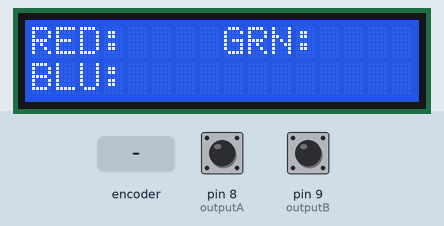
The sketch below on a simulated Arduino Uno, built with avr-gcc and run on an emulated ATmega328P. Parts: 16×2 character LCD. The test bench sets the inputs (shaded band); at power-on: pin 8 (outputA) HIGH, pin 9 (outputB) HIGH. What the sketch prints to the serial monitor is not drawn.

Above: at 1.2 s.
1.3 s: rotary encoder on pin 8 (outputA) / pin 9 (outputB) turned 2 steps (second pin leading)
At 2.8 s:
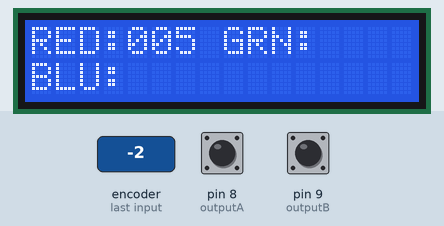
3.2 s: rotary encoder on pin 8 (outputA) / pin 9 (outputB) turned 3 steps (first pin leading)
At 4.1 s:
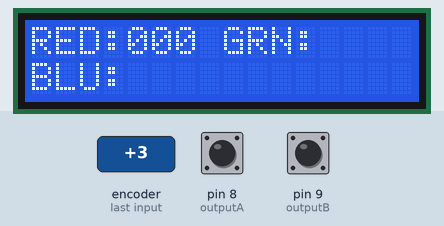
Timing chart, 0 to 6.2 s (numbered marks = the images above; inputs shaded):
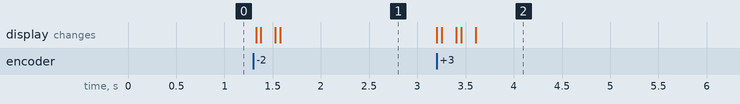

Measured:
- after the input at 1.3 s, the display: first changes at once (image 1 shows a later state)
- after the input at 3.2 s, the display: first changes at once (image 2 shows a later state)

The sketch:

LCD_ENCODER_attempt1.ino
```cpp
//carter watson
//06/21/2019
//attempt to conrol rgb light strip
//LCD+encoder trial


//LCD
#include <LiquidCrystal.h>
const int rs = 1, en = 2,d4 = 4, d5 = 5, d6 = 6, d7 = 7;
LiquidCrystal lcd(rs, en, d4, d5, d6, d7);

//ENCODER
#define outputA 8         // Generating interrupts using CLK signal
#define outputB 9         // Reading DT signal
#define encoderButton 10  // Reading Push Button switch
int encoderButtonVar;

int aStateRED;
int aLastStateRED;
int counterRED = 0;
int onesRED;
int tensRED;
int hundRED;

int aStateBLU;
int aLastStateBLU;
int counterBLU = 0;

int aStateGRN;
int aLastStateGRN;
int counterGRN = 0;

int encoderState = 0;


void setup() {
//LCD
  lcd.clear();
  lcd.begin(16,2);

  lcd.setCursor(0,0);
  lcd.print("RED:");

  lcd.setCursor(0,1);
  lcd.print("BLU:");

  lcd.setCursor(8, 0);
  lcd.print("GRN:");
//ENCODER
  pinMode (outputA, INPUT);
  pinMode (outputB, INPUT);
  pinMode (encoderButton, INPUT);

  Serial.begin (9600);

  aLastStateRED = digitalRead(outputA);
  aLastStateBLU = digitalRead(outputA);
  aLastStateGRN = digitalRead(outputA);


}

void loop() {
  //ENCODER

  counterRED = constrain(counterRED, 1, 254);
  counterBLU = constrain(counterBLU, 1, 254);
  counterGRN = constrain(counterGRN, 1, 254);

    aStateRED = digitalRead(outputA);
    if (aStateRED != aLastStateRED) {
      if (digitalRead(outputB) != aStateRED) {
      counterRED --;
    } else {
      counterRED ++;
    }
    Serial.print("PositionRED: ");
    Serial.println(counterRED);
//    lcd.rightToLeft();

      onesRED = (counterRED%10);
      tensRED = ((counterRED/10)%10);
      hundRED = ((counterRED/100)%10);

    lcd.home();
    lcd.print("RED:");
    lcd.print(hundRED);
//    lcd.setCursor(5,0);
    lcd.print(tensRED);
//    lcd.setCursor(6,0);
    lcd.print(onesRED);
    /*
    lcd.home();
    lcd.print("RED:");
    lcd.print(counterRED);
    */
    }
    aLastStateRED = aStateRED;
}
```
